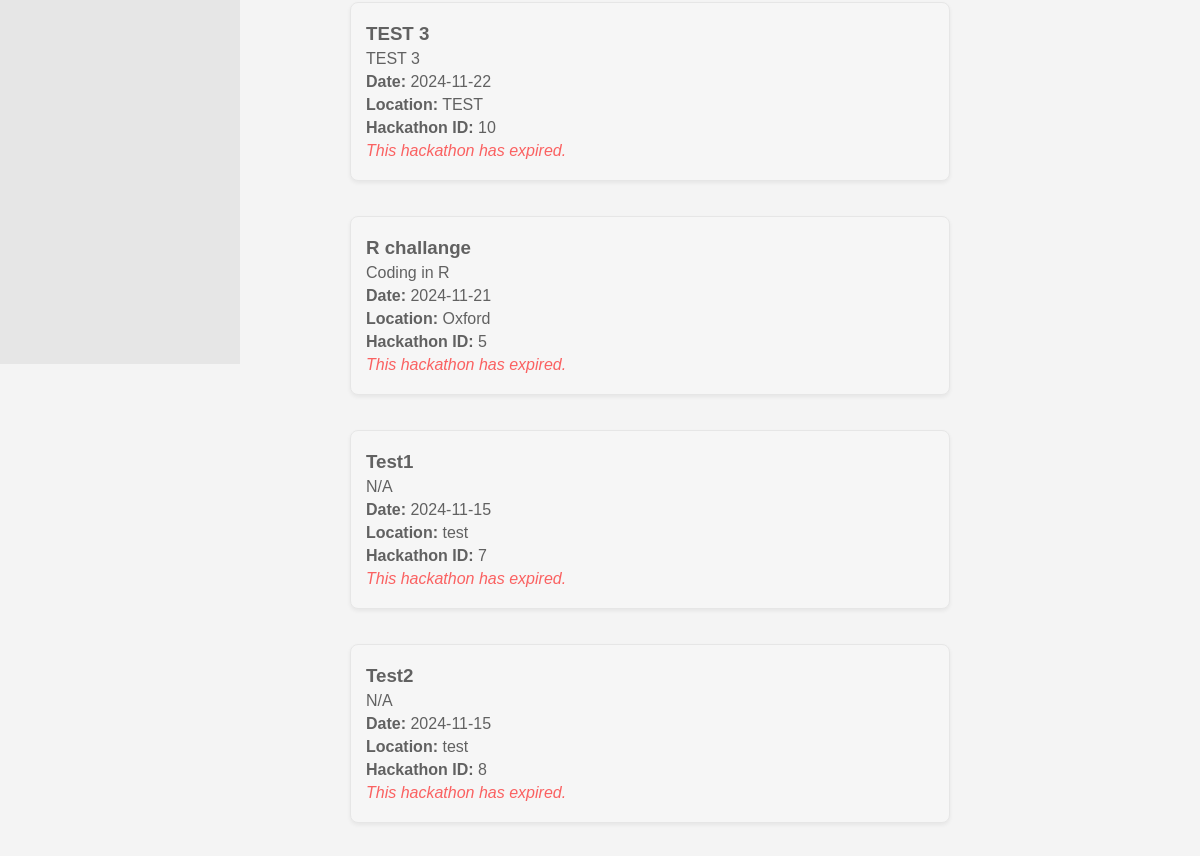
Page /hack (signed in, middle part) on the earlier database version.
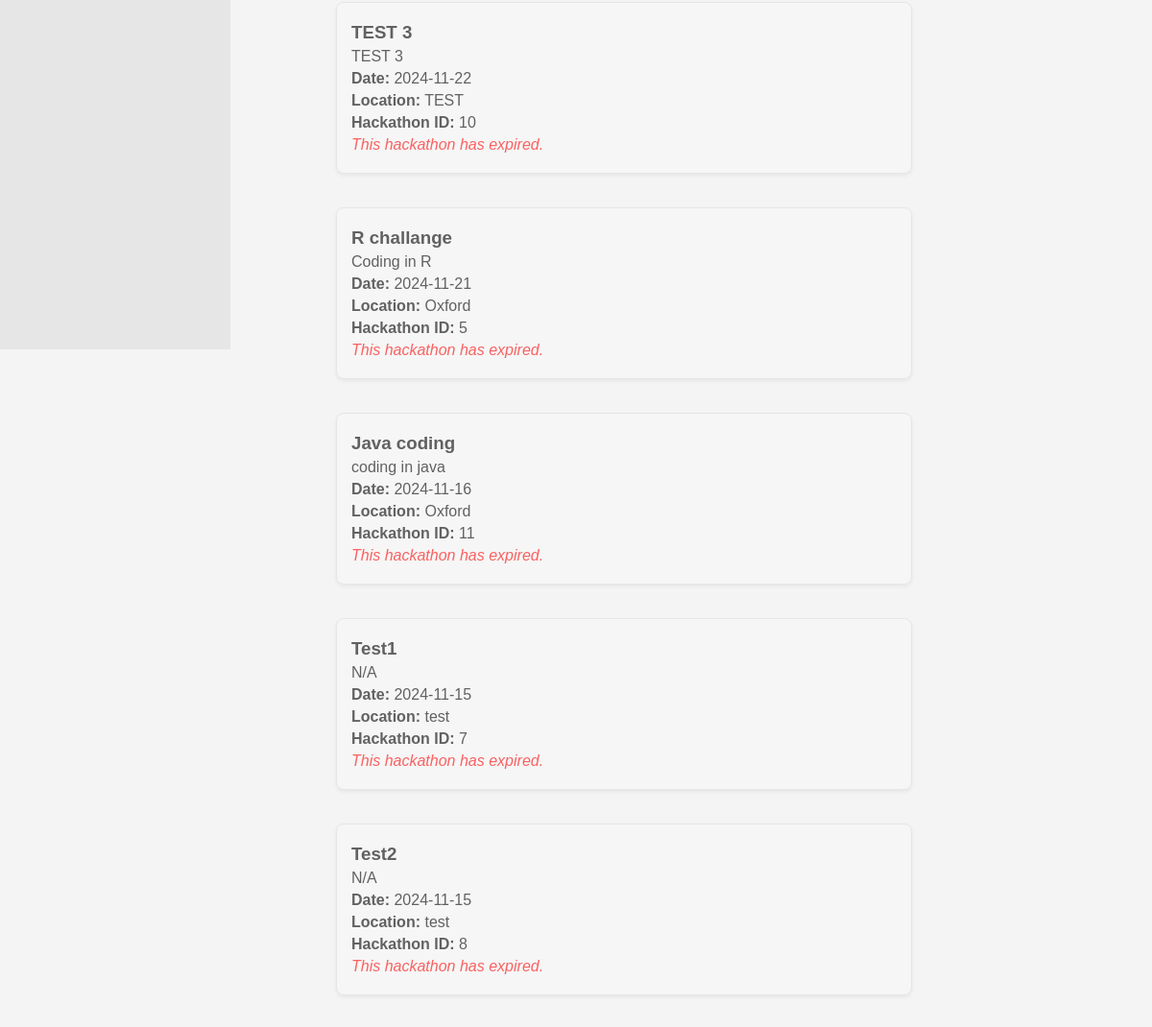
Same page on the later database version.
### tables this page shows
CREATE TABLE hackathons (
    id INTEGER PRIMARY KEY AUTOINCREMENT,
    title TEXT NOT NULL,
    description TEXT NOT NULL,
    date TEXT NOT NULL,
    location TEXT NOT NULL
);

### app.py (the view)
@app.route('/hack', methods=['GET'])
def hack():
    if 'username' not in session:
        flash("Please log in to view hackathons.", "error")
        return redirect(url_for('home'))
    username = session['username']
    today = datetime.now().date()
    user_profile = query_db("SELECT skills FROM user_profiles WHERE username = ?", [username], one=True)
    user_skills = user_profile[0].split(',') if user_profile and user_profile[0] else []
    skill_conditions = " OR ".join([
        "(title LIKE ? OR title LIKE ? OR title LIKE ? OR description LIKE ? OR description LIKE ? OR description LIKE ?)"
        for _ in user_skills
    ])
    skill_params = []
    for skill in user_skills:
        trimmed_skill = skill.strip()
        skill_params.extend([
            f"% {trimmed_skill} %",
            f"{trimmed_skill} %",
            f"% {trimmed_skill}",
            f"% {trimmed_skill} %",
            f"{trimmed_skill} %",
            f"% {trimmed_skill}"
        ])
    matching_hackathons = query_db(f"""
        SELECT h.id, h.title, h.description, h.date, h.location,
               CASE WHEN p.username IS NOT NULL THEN 1 ELSE 0 END AS joined
        FROM hackathons h
        LEFT JOIN participants p ON h.id = p.hackathon_id AND p.username = ?
        WHERE h.date >= ? AND ({skill_conditions})
        ORDER BY h.date ASC
    """, [username, today] + skill_params)
    other_hackathons = query_db(f"""
        SELECT h.id, h.title, h.description, h.date, h.location,
               CASE WHEN p.username IS NOT NULL THEN 1 ELSE 0 END AS joined
        FROM hackathons h
        LEFT JOIN participants p ON h.id = p.hackathon_id AND p.username = ?
        WHERE h.date >= ? AND NOT ({skill_conditions})
        ORDER BY h.date ASC
    """, [username, today] + skill_params)
    expired_hackathons = query_db("""
        SELECT h.id, h.title, h.description, h.date, h.location,
               CASE WHEN p.username IS NOT NULL THEN 1 ELSE 0 END AS joined
        FROM hackathons h
        LEFT JOIN participants p ON h.id = p.hackathon_id AND p.username = ?
        WHERE h.date < ?
        ORDER BY h.date DESC
    """, [username, today])
    return render_template('hack.html', matching_hackathons=matching_hackathons, other_hackathons=other_hackathons, expired_hackathons=expired_hackathons)

### app.py (called while the page is built)
def get_db():
     db = sqlite3.connect('database.sqlite')
     db.row_factory = sqlite3.Row
     return db

def query_db(query, args=(), one=False):
     cur = get_db().execute(query, args)
     rv = cur.fetchall()
     cur.close()
     return (rv[0] if rv else None) if one else rv

### templates/hack.html (shortened to what this page needs)
<!DOCTYPE html>
<html lang="en">
<head>
    <link rel="stylesheet" href="{{ url_for('static', filename='css/hack.css') }}">
</head>
<body>
    <aside class="sidebar">
    </aside>
    <main class="container">
        <div id="hackathon-feed">
            {% for hackathon in expired_hackathons %}
            <div class="hackathon-post expired">
                <h3>{{ hackathon.title }}</h3>
                <p>{{ hackathon.description }}</p>
                <p><strong>Date:</strong> {{ hackathon.date }}</p>
                <p><strong>Location:</strong> {{ hackathon.location }}</p>
                <p><strong>Hackathon ID:</strong> {{ hackathon.id }}</p>
                <p class="expired-note">This hackathon has expired.</p>
            </div>
            {% endfor %}
        </div>
    </main>
</body>
</html>

### static/css/hack.css (style rules this page uses)
* { margin: 0; padding: 0; box-sizing: border-box; }
body { font-family: Arial, Helvetica, sans-serif; background-color: #f4f4f4; }
.container { width: 80%; margin: 20px auto; padding: 20px; display: flex; flex-direction: column; align-items: center; }
#hackathon-feed { width: 100%; display: flex; flex-direction: column; gap: 15px; align-items: center; margin-top: 20px; padding-top: 60px; padding-left: 100px; }
.hackathon-post { background-color: white; padding: 15px; border-radius: 8px; box-shadow: 0px 2px 4px rgba(0, 0, 0, 0.1); border: 1px solid #ddd; width: 80%; max-width: 600px; margin: 10px 0; word-wrap: break-word; }
.hackathon-post h3, .hackathon-post p { text-align: left; margin: 5px 0; }
.sidebar { width: 20%; background-color: #e6e6e6; padding: 1rem; height: 100vh; position: fixed; left: 0; }
.expired { opacity: 0.6; background-color: #f8f8f8; }
.expired-note { color: red; font-style: italic; }

Differences in the rows shown:
added hackathons: title "Java coding", description "coding in java", date "2024-11-16", location "Oxford", id "11"
